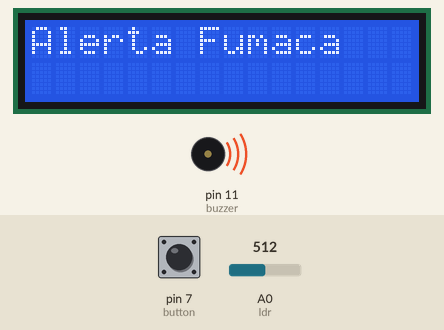
The sketch below on a simulated Arduino Uno, built with avr-gcc and run on an emulated ATmega328P. On the bench: 16×2 character LCD, buzzer (waves = sounding). Inputs (shaded band) come from the test bench; at power-on: A0 (ldr) = 512, pin 7 (button) HIGH. What the sketch prints to the serial monitor is not drawn.

Above: at 1.2 s.
1.3 s: A0 (ldr) set to 0
At 5.1 s:
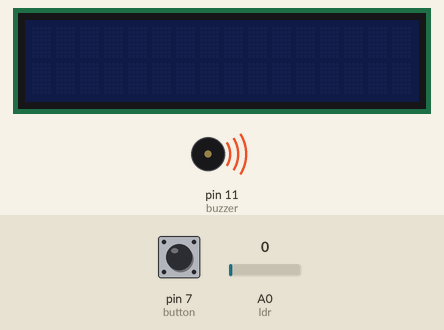
6.7 s: pin 7 (button) pulled LOW for 3 s
At 8.1 s:
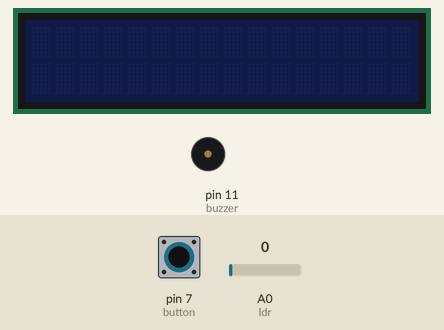
12.1 s: A0 (ldr) set to 122
At 15.0 s:
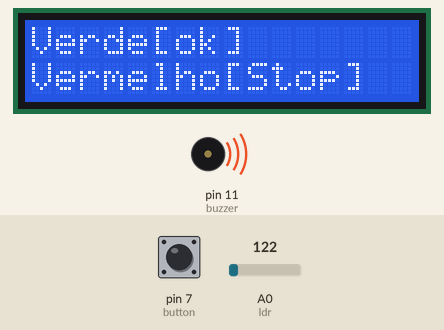
Timing chart, 0 to 16.5 s (numbered marks = the images above; inputs shaded):
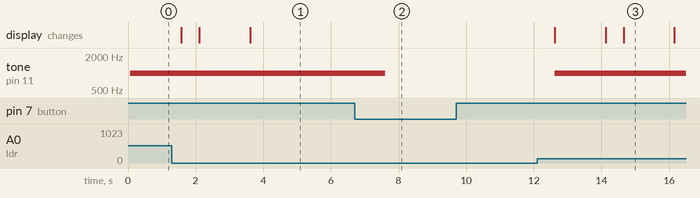

Measured:
- after the input at 6.7 s, tone on pin 11 (buzzer): 1000 Hz → silent after 0.91 s
- after the input at 12.1 s, tone on pin 11 (buzzer): silent → 1000 Hz after 0.51 s; the display: first changes after 0.53 s (image 3 shows a later state)

The sketch:

AlertaFumaca.ino
```cpp
#include <Wire.h>
#include <LiquidCrystal_I2C.h>

//Inicializa o display no endereco 0x27
LiquidCrystal_I2C lcd(0x27,16,2);

int ldr = A0;//Atribui A0 a variável ldr
int valorldr = 0;//Declara a variável valorldr como inteiro
const int buzzer =11;
const int button = 7;


void setup() {
   pinMode(ldr, INPUT);
   pinMode(buzzer, OUTPUT);
   pinMode(button, INPUT_PULLUP);
   lcd.init();
  // put your setup code here, to run once:
 Serial.begin(9600);
}

void loop() {
  int buttonState = digitalRead(button);
   valorldr=analogRead(ldr);//Lê o valor do sensor ldr e armazena na variável valorldr
   Serial.print("Valor lido pelo LDR = ");//Imprime na serial a mensagem Valor lido pelo LDR
   Serial.println(valorldr);//Imprime na serial os dados de valorldr
    if (  valorldr>0){
       Serial.println("Alerta");
       tone(buzzer, 1000); // Send 1KHz sound signal...
       lcd.setBacklight(HIGH);
       lcd.setCursor(0,0);
       lcd.print("Alerta Fumaca");
       delay(1500);
       lcd.clear();
       lcd.setBacklight(LOW);
        delay(500);
          lcd.setBacklight(HIGH);
       lcd.setCursor(0,0);
       lcd.print("Verde[ok]");
       lcd.setCursor(0,1);
       lcd.print("Vermelho[Stop]");
       delay(1500);        // ...for 1 sec
       lcd.setBacklight(LOW);
          lcd.clear();

   }
   if (buttonState== LOW){
           // ...for 1 sec
     noTone(buzzer);     // Stop sound...
     delay(1000);
  }
   delay(1000);

}
```
